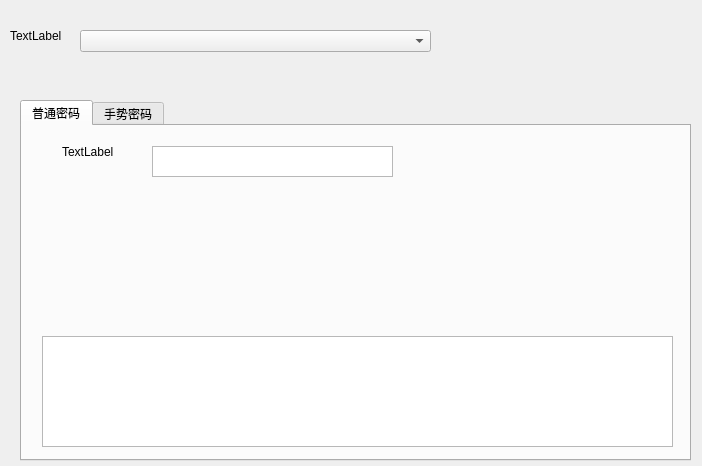
<?xml version="1.0" encoding="UTF-8"?>
<ui version="4.0">
 <class>mainWindow</class>
 <widget class="QDialog" name="mainWindow">
  <property name="geometry">
   <rect>
    <x>0</x>
    <y>0</y>
    <width>702</width>
    <height>466</height>
   </rect>
  </property>
  <property name="windowTitle">
   <string>RandomPasswordGenerator</string>
  </property>
  <widget class="QTabWidget" name="tabWidget">
   <property name="geometry">
    <rect>
     <x>20</x>
     <y>100</y>
     <width>671</width>
     <height>361</height>
    </rect>
   </property>
   <property name="toolTip">
    <string>&lt;html&gt;&lt;head/&gt;&lt;body&gt;&lt;p&gt;DDD&lt;/p&gt;&lt;/body&gt;&lt;/html&gt;</string>
   </property>
   <property name="currentIndex">
    <number>0</number>
   </property>
   <widget class="QWidget" name="tab">
    <attribute name="title">
     <string>普通密码</string>
    </attribute>
    <widget class="QLabel" name="label_2">
     <property name="geometry">
      <rect>
       <x>40</x>
       <y>20</y>
       <width>54</width>
       <height>12</height>
      </rect>
     </property>
     <property name="text">
      <string>TextLabel</string>
     </property>
    </widget>
    <widget class="QTextEdit" name="textEdit">
     <property name="geometry">
      <rect>
       <x>130</x>
       <y>20</y>
       <width>241</width>
       <height>31</height>
      </rect>
     </property>
    </widget>
    <widget class="QListView" name="listView_2">
     <property name="geometry">
      <rect>
       <x>20</x>
       <y>210</y>
       <width>631</width>
       <height>111</height>
      </rect>
     </property>
    </widget>
   </widget>
   <widget class="QWidget" name="tab_2">
    <attribute name="title">
     <string>手势密码</string>
    </attribute>
    <widget class="QListView" name="listView">
     <property name="geometry">
      <rect>
       <x>375</x>
       <y>30</y>
       <width>261</width>
       <height>281</height>
      </rect>
     </property>
    </widget>
   </widget>
  </widget>
  <widget class="QLabel" name="label">
   <property name="geometry">
    <rect>
     <x>10</x>
     <y>30</y>
     <width>54</width>
     <height>12</height>
    </rect>
   </property>
   <property name="text">
    <string>TextLabel</string>
   </property>
  </widget>
  <widget class="QComboBox" name="comboBox">
   <property name="geometry">
    <rect>
     <x>80</x>
     <y>30</y>
     <width>351</width>
     <height>22</height>
    </rect>
   </property>
  </widget>
 </widget>
 <resources/>
 <connections/>
</ui>
